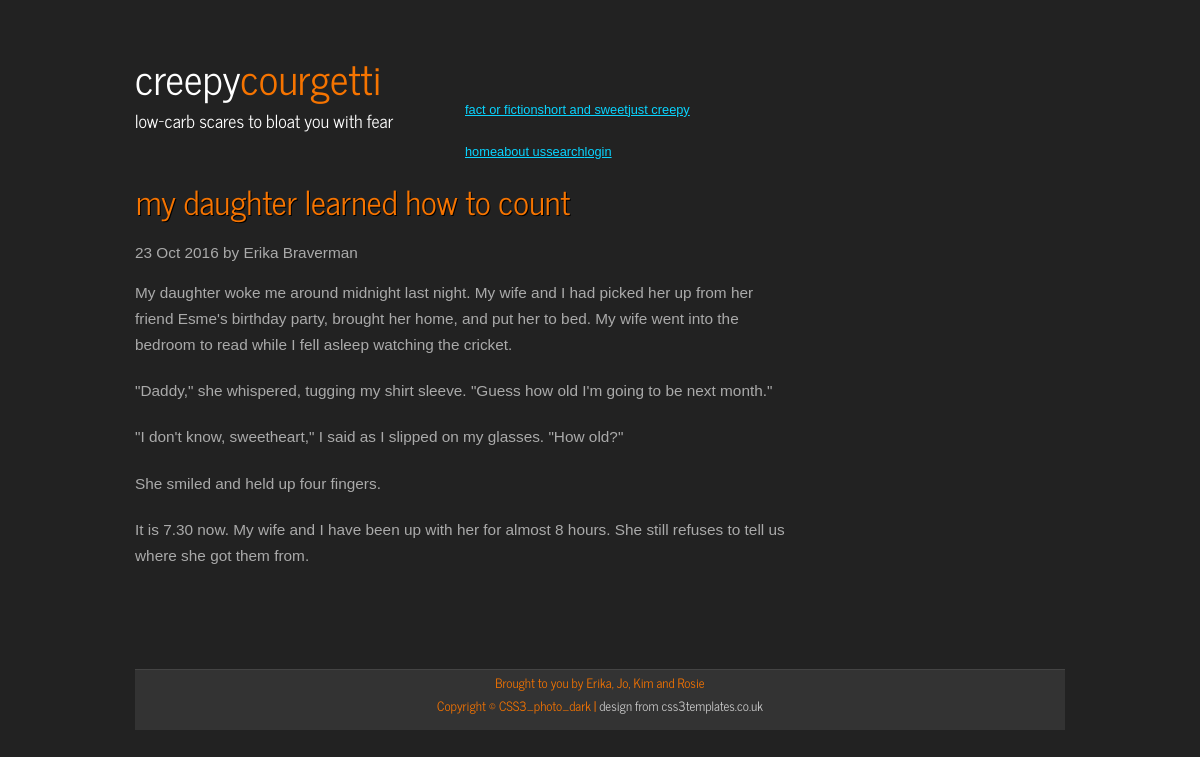
/article.php?id=27, run on the app's committed database.
### tables this page shows
CREATE TABLE `articles` (
  `id` int(10) UNSIGNED NOT NULL,
  `title` varchar(255) DEFAULT NULL,
  `body` text,
  `author` int(10) UNSIGNED DEFAULT NULL,
  `category` int(11) DEFAULT NULL,
  `date` int(11) DEFAULT NULL
);

CREATE TABLE `users` (
  `id` int(11) UNSIGNED NOT NULL,
  `username` varchar(255) DEFAULT NULL,
  `password` varchar(255) DEFAULT NULL,
  `fullname` varchar(255) DEFAULT NULL,
  `role` int(11) DEFAULT NULL,
  `email` varchar(255) DEFAULT NULL
);

### article.php (called while the page is built)
<?php
include 'common.php';
$sql = 'SELECT * FROM articles, users
            WHERE users.id = articles.author
            AND articles.id = :id
            ORDER BY date DESC';
$stmt = $gPDO->prepare($sql);
$stmt->execute($_GET + ['id' => DEFAULT_ARTICLE_ID]);
display_page('article', [
  'article' => $stmt->fetch(),
]);

### templates/article.phtml (the view, shortened to what this page needs)
<div class="content-post">
  <h1 class="post-title"><?= $vars['article']['title']; ?></h1>
  <div class="post-date">
    <time><?= date('d M Y', $vars['article']['date']); ?></time> by <?= $vars['article']['fullname']; ?><br/>
  </div>
  <div class="post-text">
      <?= $vars['article']['body']; ?>
    </div>
</div>

### common.php (shortened to what this page needs)
<?php
function display_page($page, array $vars = [])
{
    foreach (['_header', $page, '_footer'] as $template) {
        include TEMPLATE_DIR.DIRECTORY_SEPARATOR.$template.TEMPLATE_EXT;
    }
}

### css/style.css (style rules this page uses)
html { height: 100%; }
* { margin: 0; padding: 0; }
body { font: normal .80em arial, sans-serif; background: #222; color: #AAA; }
p { padding: 0 0 20px 0; line-height: 1.7em; }
h1, h2, h3, h4, h5, h6 { font: normal 180% 'News Cycle', sans-serif; color: #362C20; letter-spacing: 0em; padding: 0 0 5px 0; }
h1, h2, h3 { font: normal 180% 'News Cycle', sans-serif; margin: 0 0 15px 0; padding: 0px 0 5px 0; color: #FFF; }
.sidebar h3, .content h1 { padding: 0 15px 20px 0; font: 215% 'News Cycle', arial, sans-serif; text-shadow: #000 1px 1px; margin: 0 1px; color: #F67400; text-transform: lowercase;; }

### data on the page
articles: title "my daughter learned how to count", date "23 Oct 2016", author.fullname "Erika Braverman", body "My daughter woke me around midnight last night. My wife and I had picked her up from her friend Esme's birthday party, brought her home, and put her to bed. My wife went into the bedroom to read while I fell asleep watching the cricket. \"Daddy,\" she whispered, tugging my shirt sleeve. \"Guess how old I'm going to be next month.\" \"I don't know, sweetheart,\" I said as I slipped on my glasses. \"How old?\" She smiled and held up four fingers. It is 7.30 now. My wife and I have been up with her for almost 8 hours. She still refuses to tell us where she got them from."

### other printed values
$category "fact or fiction"
$category "short and sweet"
$category "just creepy"
